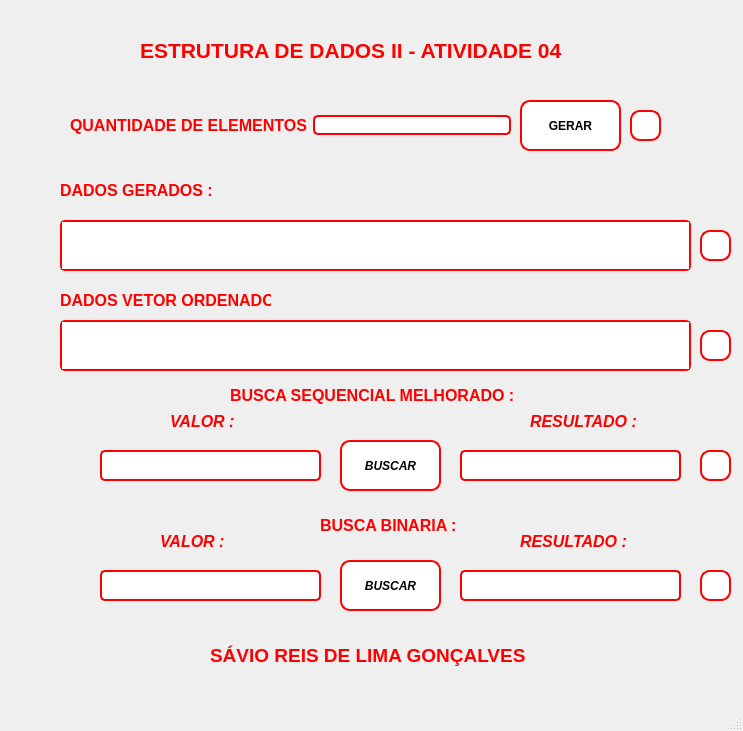
<?xml version="1.0" encoding="UTF-8"?>
<ui version="4.0">
 <class>MainWindow</class>
 <widget class="QMainWindow" name="MainWindow">
  <property name="geometry">
   <rect>
    <x>0</x>
    <y>0</y>
    <width>743</width>
    <height>731</height>
   </rect>
  </property>
  <property name="windowTitle">
   <string>ED2-1</string>
  </property>
  <property name="windowIcon">
   <iconset resource="Arquivos.qrc">
    <normaloff>:/new/Arquivos/Arquivos/crf-flamengo-3-1.png</normaloff>:/new/Arquivos/Arquivos/crf-flamengo-3-1.png</iconset>
  </property>
  <widget class="QWidget" name="centralwidget">
   <widget class="QLabel" name="label">
    <property name="geometry">
     <rect>
      <x>140</x>
      <y>10</y>
      <width>481</width>
      <height>81</height>
     </rect>
    </property>
    <property name="font">
     <font>
      <pointsize>16</pointsize>
      <bold>true</bold>
     </font>
    </property>
    <property name="text">
     <string>&lt;html&gt;&lt;head/&gt;&lt;body&gt;&lt;p&gt;&lt;span style=&quot; color:#ff0000;&quot;&gt;ESTRUTURA DE DADOS II - ATIVIDADE 04&lt;/span&gt;&lt;/p&gt;&lt;/body&gt;&lt;/html&gt;</string>
    </property>
   </widget>
   <widget class="QLabel" name="label_6">
    <property name="geometry">
     <rect>
      <x>0</x>
      <y>-60</y>
      <width>941</width>
      <height>801</height>
     </rect>
    </property>
    <property name="text">
     <string/>
    </property>
    <property name="pixmap">
     <pixmap resource="Arquivos.qrc">:/new/Arquivos/Arquivos/Fundo.jpg</pixmap>
    </property>
    <property name="scaledContents">
     <bool>true</bool>
    </property>
   </widget>
   <widget class="QLabel" name="label_4">
    <property name="geometry">
     <rect>
      <x>60</x>
      <y>170</y>
      <width>211</width>
      <height>41</height>
     </rect>
    </property>
    <property name="font">
     <font>
      <pointsize>12</pointsize>
      <bold>true</bold>
     </font>
    </property>
    <property name="text">
     <string>&lt;html&gt;&lt;head/&gt;&lt;body&gt;&lt;p&gt;&lt;span style=&quot; color:#ff0000;&quot;&gt;DADOS GERADOS :&lt;/span&gt;&lt;/p&gt;&lt;/body&gt;&lt;/html&gt;</string>
    </property>
   </widget>
   <widget class="QTextEdit" name="textEditSaida">
    <property name="geometry">
     <rect>
      <x>60</x>
      <y>220</y>
      <width>631</width>
      <height>51</height>
     </rect>
    </property>
    <property name="styleSheet">
     <string notr="true">border: 2px solid red;
border-radius: 5px;</string>
    </property>
   </widget>
   <widget class="QPushButton" name="pushButton">
    <property name="geometry">
     <rect>
      <x>520</x>
      <y>100</y>
      <width>101</width>
      <height>51</height>
     </rect>
    </property>
    <property name="font">
     <font>
      <bold>true</bold>
     </font>
    </property>
    <property name="styleSheet">
     <string notr="true">QPushButton {
    border-style: solid;
    border-width: 2px;
    border-color: red;
    border-radius: 10px;
    background-color: #ffffff;
}
QPushButton:pressed {
    border-color: blue;
    background-color: #cccccc;
}
</string>
    </property>
    <property name="text">
     <string>GERAR</string>
    </property>
    <property name="icon">
     <iconset resource="Arquivos.qrc">
      <normaloff>:/new/Arquivos/Arquivos/gear-solid.svg</normaloff>:/new/Arquivos/Arquivos/gear-solid.svg</iconset>
    </property>
    <property name="checkable">
     <bool>false</bool>
    </property>
    <property name="autoRepeat">
     <bool>false</bool>
    </property>
    <property name="autoExclusive">
     <bool>false</bool>
    </property>
    <property name="autoDefault">
     <bool>false</bool>
    </property>
    <property name="default">
     <bool>false</bool>
    </property>
    <property name="flat">
     <bool>false</bool>
    </property>
   </widget>
   <widget class="QPushButton" name="pushButtonApagar">
    <property name="geometry">
     <rect>
      <x>700</x>
      <y>230</y>
      <width>31</width>
      <height>31</height>
     </rect>
    </property>
    <property name="styleSheet">
     <string notr="true">border-style: solid;
border-width: 2px;
border-color: red;
border-radius: 10px; /* Raio para fazer o botão parecer redondo */
background-color: #ffffff; /* Cor de fundo não transparente */
</string>
    </property>
    <property name="text">
     <string/>
    </property>
    <property name="icon">
     <iconset resource="Arquivos.qrc">
      <normaloff>:/new/Arquivos/Arquivos/trash-solid.svg</normaloff>:/new/Arquivos/Arquivos/trash-solid.svg</iconset>
    </property>
   </widget>
   <widget class="QPushButton" name="pushButton_2">
    <property name="geometry">
     <rect>
      <x>630</x>
      <y>110</y>
      <width>31</width>
      <height>31</height>
     </rect>
    </property>
    <property name="styleSheet">
     <string notr="true">border-style: solid;
border-width: 2px;
border-color: red;
border-radius: 10px; /* Raio para fazer o botão parecer redondo */
background-color: #ffffff; /* Cor de fundo não transparente */
</string>
    </property>
    <property name="text">
     <string/>
    </property>
    <property name="icon">
     <iconset resource="Arquivos.qrc">
      <normaloff>:/new/Arquivos/Arquivos/trash-solid.svg</normaloff>:/new/Arquivos/Arquivos/trash-solid.svg</iconset>
    </property>
   </widget>
   <widget class="QWidget" name="horizontalLayoutWidget">
    <property name="geometry">
     <rect>
      <x>70</x>
      <y>110</y>
      <width>441</width>
      <height>31</height>
     </rect>
    </property>
    <layout class="QHBoxLayout" name="horizontalLayout">
     <item>
      <widget class="QLabel" name="label_2">
       <property name="text">
        <string>&lt;html&gt;&lt;head/&gt;&lt;body&gt;&lt;p&gt;&lt;span style=&quot; font-size:12pt; font-weight:700; color:#ff0000;&quot;&gt;QUANTIDADE DE ELEMENTOS&lt;/span&gt;&lt;/p&gt;&lt;/body&gt;&lt;/html&gt;</string>
       </property>
      </widget>
     </item>
     <item>
      <widget class="QLineEdit" name="lineEditElementos">
       <property name="styleSheet">
        <string notr="true">border: 2px solid red; 
border-radius: 5px;</string>
       </property>
       <property name="text">
        <string/>
       </property>
      </widget>
     </item>
    </layout>
   </widget>
   <widget class="QPushButton" name="pushButtonBuscar">
    <property name="geometry">
     <rect>
      <x>340</x>
      <y>440</y>
      <width>101</width>
      <height>51</height>
     </rect>
    </property>
    <property name="font">
     <font>
      <italic>true</italic>
      <bold>true</bold>
     </font>
    </property>
    <property name="styleSheet">
     <string notr="true">QPushButton {
    border-style: solid;
    border-width: 2px;
    border-color: red;
    border-radius: 10px;
    background-color: #ffffff;
}
QPushButton:pressed {
    border-color: blue;
    background-color: #cccccc;
}
</string>
    </property>
    <property name="text">
     <string>BUSCAR</string>
    </property>
    <property name="icon">
     <iconset resource="Arquivos.qrc">
      <normaloff>:/new/Arquivos/Arquivos/magnifying-glass-solid.svg</normaloff>:/new/Arquivos/Arquivos/magnifying-glass-solid.svg</iconset>
    </property>
   </widget>
   <widget class="QLabel" name="label_7">
    <property name="geometry">
     <rect>
      <x>230</x>
      <y>380</y>
      <width>331</width>
      <height>31</height>
     </rect>
    </property>
    <property name="font">
     <font>
      <pointsize>12</pointsize>
      <bold>true</bold>
     </font>
    </property>
    <property name="text">
     <string>&lt;html&gt;&lt;head/&gt;&lt;body&gt;&lt;p&gt;&lt;span style=&quot; color:#ff0000;&quot;&gt;BUSCA SEQUENCIAL MELHORADO :&lt;/span&gt;&lt;/p&gt;&lt;/body&gt;&lt;/html&gt;</string>
    </property>
   </widget>
   <widget class="QLineEdit" name="lineEditValor">
    <property name="geometry">
     <rect>
      <x>100</x>
      <y>450</y>
      <width>221</width>
      <height>31</height>
     </rect>
    </property>
    <property name="styleSheet">
     <string notr="true">border: 2px solid red; 
border-radius: 5px;</string>
    </property>
   </widget>
   <widget class="QLineEdit" name="lineEditResultado">
    <property name="geometry">
     <rect>
      <x>460</x>
      <y>450</y>
      <width>221</width>
      <height>31</height>
     </rect>
    </property>
    <property name="styleSheet">
     <string notr="true">border: 2px solid red; 
border-radius: 5px; 
color: red;</string>
    </property>
   </widget>
   <widget class="QLabel" name="label_8">
    <property name="geometry">
     <rect>
      <x>170</x>
      <y>410</y>
      <width>71</width>
      <height>23</height>
     </rect>
    </property>
    <property name="font">
     <font>
      <pointsize>12</pointsize>
      <italic>true</italic>
      <bold>true</bold>
     </font>
    </property>
    <property name="text">
     <string>&lt;html&gt;&lt;head/&gt;&lt;body&gt;&lt;p&gt;&lt;span style=&quot; color:#ff0000;&quot;&gt;VALOR :&lt;/span&gt;&lt;/p&gt;&lt;/body&gt;&lt;/html&gt;</string>
    </property>
   </widget>
   <widget class="QLabel" name="label_9">
    <property name="geometry">
     <rect>
      <x>530</x>
      <y>410</y>
      <width>131</width>
      <height>23</height>
     </rect>
    </property>
    <property name="font">
     <font>
      <pointsize>12</pointsize>
      <italic>true</italic>
      <bold>true</bold>
     </font>
    </property>
    <property name="text">
     <string>&lt;html&gt;&lt;head/&gt;&lt;body&gt;&lt;p&gt;&lt;span style=&quot; color:#ff0000;&quot;&gt;RESULTADO :&lt;/span&gt;&lt;/p&gt;&lt;/body&gt;&lt;/html&gt;</string>
    </property>
   </widget>
   <widget class="QPushButton" name="pushButtonApagarSequencial">
    <property name="geometry">
     <rect>
      <x>700</x>
      <y>450</y>
      <width>31</width>
      <height>31</height>
     </rect>
    </property>
    <property name="styleSheet">
     <string notr="true">border-style: solid;
border-width: 2px;
border-color: red;
border-radius: 10px; /* Raio para fazer o botão parecer redondo */
background-color: #ffffff; /* Cor de fundo não transparente */
</string>
    </property>
    <property name="text">
     <string/>
    </property>
    <property name="icon">
     <iconset resource="Arquivos.qrc">
      <normaloff>:/new/Arquivos/Arquivos/trash-solid.svg</normaloff>:/new/Arquivos/Arquivos/trash-solid.svg</iconset>
    </property>
   </widget>
   <widget class="QLabel" name="label_5">
    <property name="geometry">
     <rect>
      <x>60</x>
      <y>280</y>
      <width>211</width>
      <height>41</height>
     </rect>
    </property>
    <property name="font">
     <font>
      <pointsize>12</pointsize>
      <bold>true</bold>
     </font>
    </property>
    <property name="text">
     <string>&lt;html&gt;&lt;head/&gt;&lt;body&gt;&lt;p&gt;&lt;span style=&quot; color:#ff0000;&quot;&gt;DADOS VETOR ORDENADO :&lt;/span&gt;&lt;/p&gt;&lt;/body&gt;&lt;/html&gt;</string>
    </property>
   </widget>
   <widget class="QTextEdit" name="textEditSaidaOrdenado">
    <property name="geometry">
     <rect>
      <x>60</x>
      <y>320</y>
      <width>631</width>
      <height>51</height>
     </rect>
    </property>
    <property name="styleSheet">
     <string notr="true">border: 2px solid red;
border-radius: 5px;</string>
    </property>
   </widget>
   <widget class="QPushButton" name="pushButtonApagarOrdenado">
    <property name="geometry">
     <rect>
      <x>700</x>
      <y>330</y>
      <width>31</width>
      <height>31</height>
     </rect>
    </property>
    <property name="styleSheet">
     <string notr="true">border-style: solid;
border-width: 2px;
border-color: red;
border-radius: 10px; /* Raio para fazer o botão parecer redondo */
background-color: #ffffff; /* Cor de fundo não transparente */
</string>
    </property>
    <property name="text">
     <string/>
    </property>
    <property name="icon">
     <iconset resource="Arquivos.qrc">
      <normaloff>:/new/Arquivos/Arquivos/trash-solid.svg</normaloff>:/new/Arquivos/Arquivos/trash-solid.svg</iconset>
    </property>
   </widget>
   <widget class="QLabel" name="label_10">
    <property name="geometry">
     <rect>
      <x>320</x>
      <y>510</y>
      <width>161</width>
      <height>31</height>
     </rect>
    </property>
    <property name="font">
     <font>
      <pointsize>12</pointsize>
      <bold>true</bold>
     </font>
    </property>
    <property name="text">
     <string>&lt;html&gt;&lt;head/&gt;&lt;body&gt;&lt;p&gt;&lt;span style=&quot; color:#ff0000;&quot;&gt;BUSCA BINARIA :&lt;/span&gt;&lt;/p&gt;&lt;/body&gt;&lt;/html&gt;</string>
    </property>
   </widget>
   <widget class="QLineEdit" name="lineEditValorBinaria">
    <property name="geometry">
     <rect>
      <x>100</x>
      <y>570</y>
      <width>221</width>
      <height>31</height>
     </rect>
    </property>
    <property name="styleSheet">
     <string notr="true">border: 2px solid red; 
border-radius: 5px;</string>
    </property>
   </widget>
   <widget class="QLabel" name="label_11">
    <property name="geometry">
     <rect>
      <x>160</x>
      <y>530</y>
      <width>71</width>
      <height>23</height>
     </rect>
    </property>
    <property name="font">
     <font>
      <pointsize>12</pointsize>
      <italic>true</italic>
      <bold>true</bold>
     </font>
    </property>
    <property name="text">
     <string>&lt;html&gt;&lt;head/&gt;&lt;body&gt;&lt;p&gt;&lt;span style=&quot; color:#ff0000;&quot;&gt;VALOR :&lt;/span&gt;&lt;/p&gt;&lt;/body&gt;&lt;/html&gt;</string>
    </property>
   </widget>
   <widget class="QLineEdit" name="lineEditResultadoBinaria">
    <property name="geometry">
     <rect>
      <x>460</x>
      <y>570</y>
      <width>221</width>
      <height>31</height>
     </rect>
    </property>
    <property name="styleSheet">
     <string notr="true">border: 2px solid red; 
border-radius: 5px; 
color: red;</string>
    </property>
   </widget>
   <widget class="QLabel" name="label_12">
    <property name="geometry">
     <rect>
      <x>520</x>
      <y>530</y>
      <width>131</width>
      <height>23</height>
     </rect>
    </property>
    <property name="font">
     <font>
      <pointsize>12</pointsize>
      <italic>true</italic>
      <bold>true</bold>
     </font>
    </property>
    <property name="text">
     <string>&lt;html&gt;&lt;head/&gt;&lt;body&gt;&lt;p&gt;&lt;span style=&quot; color:#ff0000;&quot;&gt;RESULTADO :&lt;/span&gt;&lt;/p&gt;&lt;/body&gt;&lt;/html&gt;</string>
    </property>
   </widget>
   <widget class="QPushButton" name="pushButtonBuscarBinario">
    <property name="geometry">
     <rect>
      <x>340</x>
      <y>560</y>
      <width>101</width>
      <height>51</height>
     </rect>
    </property>
    <property name="font">
     <font>
      <italic>true</italic>
      <bold>true</bold>
     </font>
    </property>
    <property name="styleSheet">
     <string notr="true">QPushButton {
    border-style: solid;
    border-width: 2px;
    border-color: red;
    border-radius: 10px;
    background-color: #ffffff;
}
QPushButton:pressed {
    border-color: blue;
    background-color: #cccccc;
}
</string>
    </property>
    <property name="text">
     <string>BUSCAR</string>
    </property>
    <property name="icon">
     <iconset resource="Arquivos.qrc">
      <normaloff>:/new/Arquivos/Arquivos/magnifying-glass-solid.svg</normaloff>:/new/Arquivos/Arquivos/magnifying-glass-solid.svg</iconset>
    </property>
   </widget>
   <widget class="QLabel" name="label_3">
    <property name="geometry">
     <rect>
      <x>210</x>
      <y>640</y>
      <width>439</width>
      <height>31</height>
     </rect>
    </property>
    <property name="font">
     <font>
      <pointsize>14</pointsize>
      <bold>true</bold>
      <underline>false</underline>
     </font>
    </property>
    <property name="text">
     <string>&lt;html&gt;&lt;head/&gt;&lt;body&gt;&lt;p&gt;&lt;span style=&quot; color:#ff0000;&quot;&gt;SÁVIO REIS DE LIMA GONÇALVES&lt;/span&gt;&lt;/p&gt;&lt;/body&gt;&lt;/html&gt;</string>
    </property>
   </widget>
   <widget class="QPushButton" name="pushButtonApagarBinaria">
    <property name="geometry">
     <rect>
      <x>700</x>
      <y>570</y>
      <width>31</width>
      <height>31</height>
     </rect>
    </property>
    <property name="styleSheet">
     <string notr="true">border-style: solid;
border-width: 2px;
border-color: red;
border-radius: 10px; /* Raio para fazer o botão parecer redondo */
background-color: #ffffff; /* Cor de fundo não transparente */
</string>
    </property>
    <property name="text">
     <string/>
    </property>
    <property name="icon">
     <iconset resource="Arquivos.qrc">
      <normaloff>:/new/Arquivos/Arquivos/trash-solid.svg</normaloff>:/new/Arquivos/Arquivos/trash-solid.svg</iconset>
    </property>
   </widget>
   <zorder>label_6</zorder>
   <zorder>label</zorder>
   <zorder>label_4</zorder>
   <zorder>textEditSaida</zorder>
   <zorder>pushButton</zorder>
   <zorder>pushButtonApagar</zorder>
   <zorder>pushButton_2</zorder>
   <zorder>horizontalLayoutWidget</zorder>
   <zorder>pushButtonBuscar</zorder>
   <zorder>label_7</zorder>
   <zorder>lineEditValor</zorder>
   <zorder>lineEditResultado</zorder>
   <zorder>label_8</zorder>
   <zorder>label_9</zorder>
   <zorder>pushButtonApagarSequencial</zorder>
   <zorder>label_5</zorder>
   <zorder>textEditSaidaOrdenado</zorder>
   <zorder>pushButtonApagarOrdenado</zorder>
   <zorder>label_10</zorder>
   <zorder>lineEditValorBinaria</zorder>
   <zorder>label_11</zorder>
   <zorder>lineEditResultadoBinaria</zorder>
   <zorder>label_12</zorder>
   <zorder>pushButtonBuscarBinario</zorder>
   <zorder>label_3</zorder>
   <zorder>pushButtonApagarBinaria</zorder>
  </widget>
  <widget class="QMenuBar" name="menubar">
   <property name="geometry">
    <rect>
     <x>0</x>
     <y>0</y>
     <width>743</width>
     <height>25</height>
    </rect>
   </property>
  </widget>
  <widget class="QStatusBar" name="statusbar"/>
 </widget>
 <resources>
  <include location="Arquivos.qrc"/>
 </resources>
 <connections/>
</ui>
